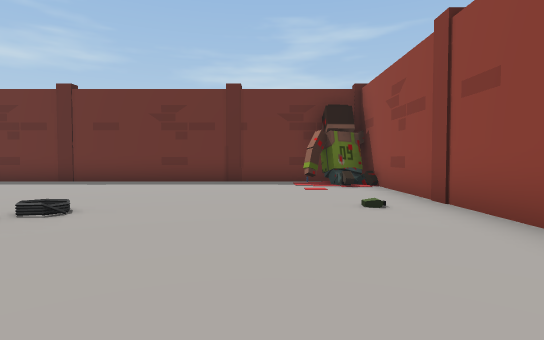
View 1 (above)

24 first-person views from a walk through a Unity game level. The camera is 1.3 m above the floor, tilts 2° down and sees 80° across. The floor is counted in squares, 2 m on a side. Each view is taken from the middle of a square. On the plan, view 1 faces up. The plan holds only what a view shows up to about 10 squares ahead; the rest is blank. The player character is not drawn.

View 2
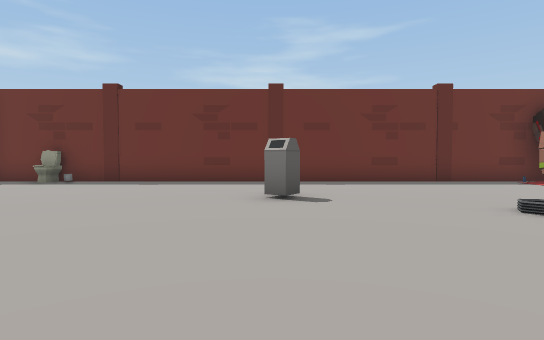

View 3
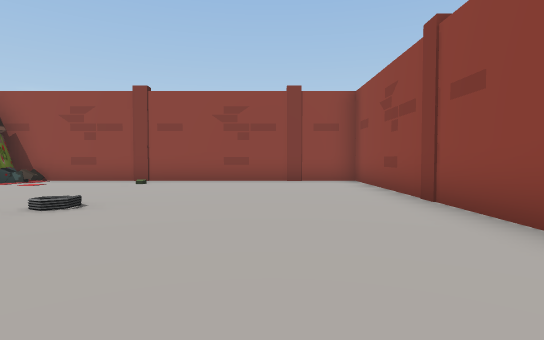

View 4
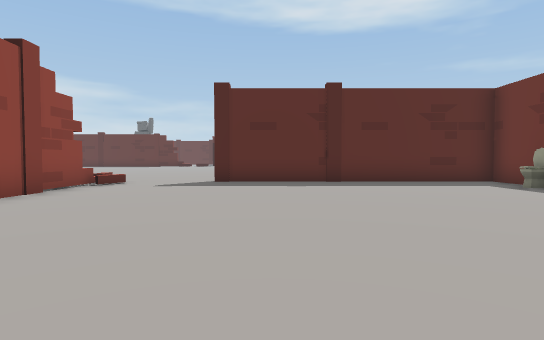

View 5
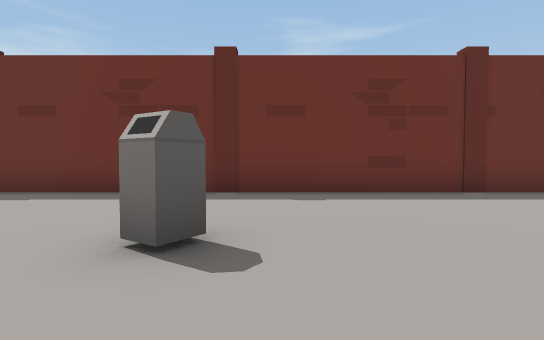

View 6
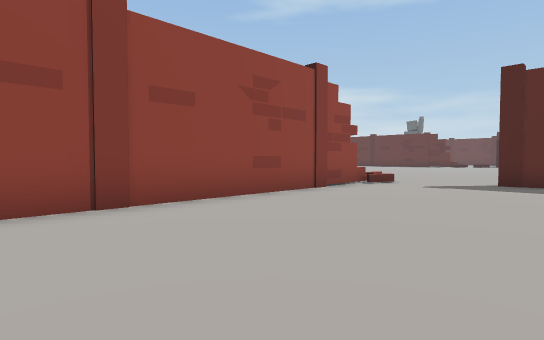

View 7
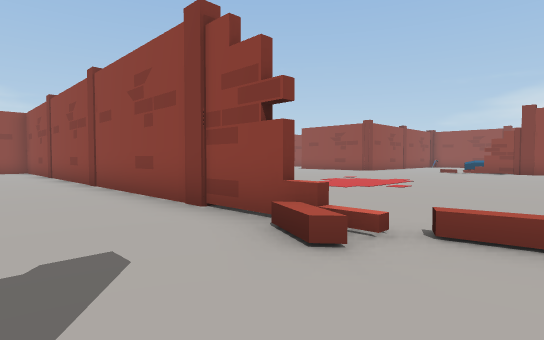

View 8
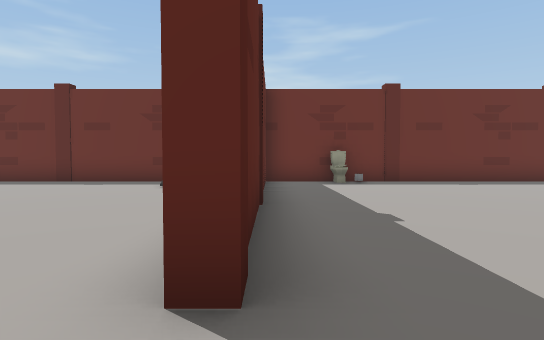

View 9
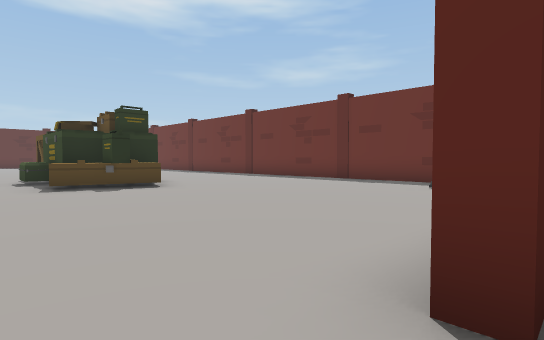

View 10
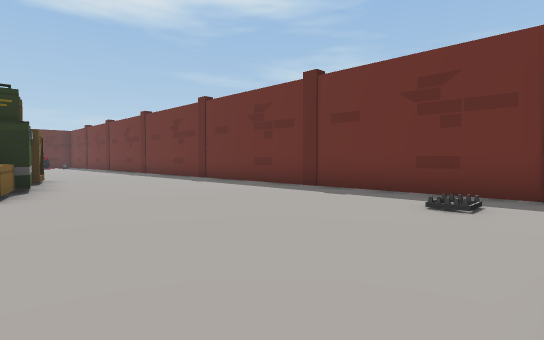

View 11
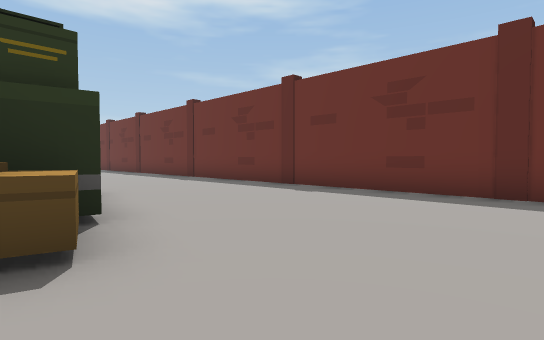

View 12
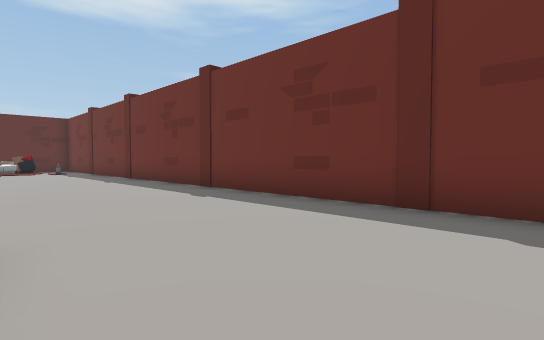

View 13
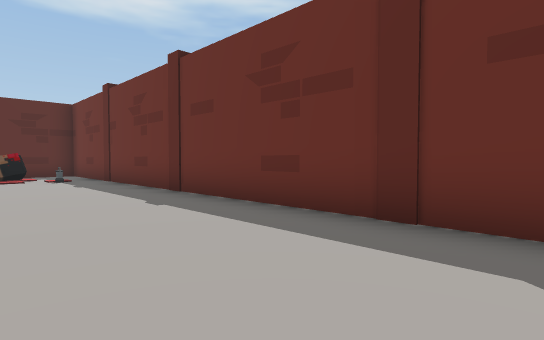

View 14
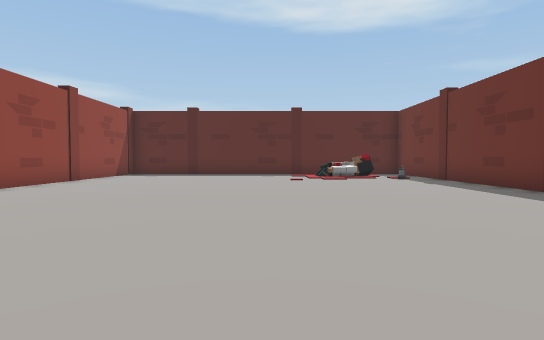

View 15
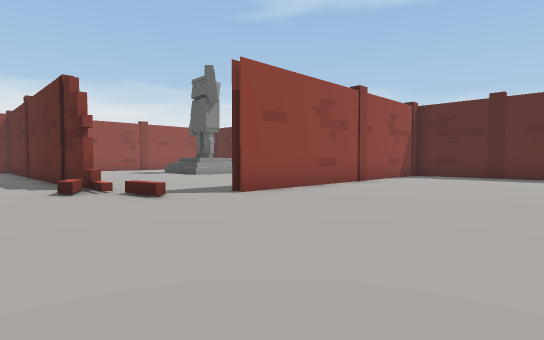

View 16
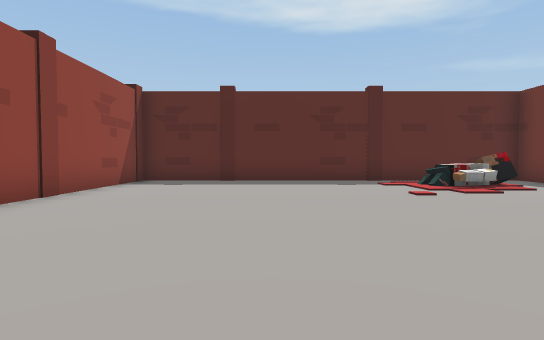

View 17
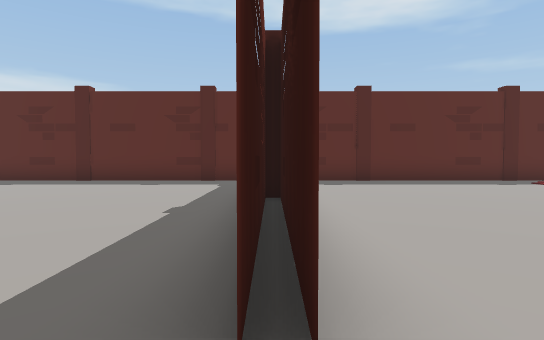

View 18
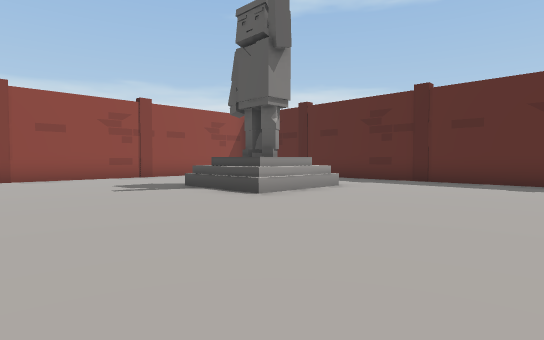

View 19
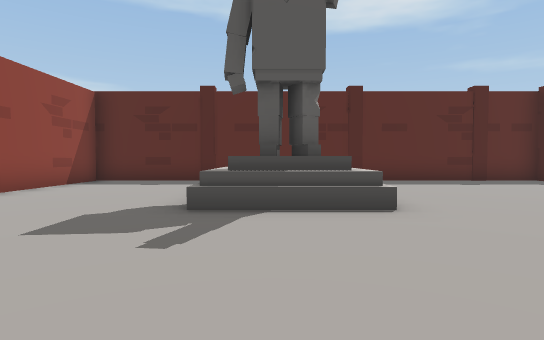

View 20
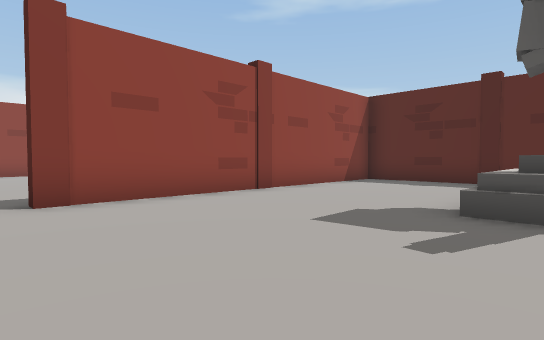

View 21
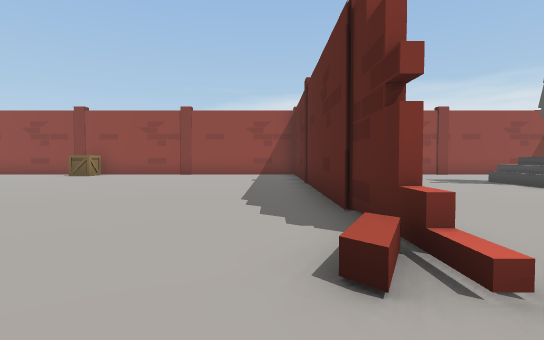

View 22
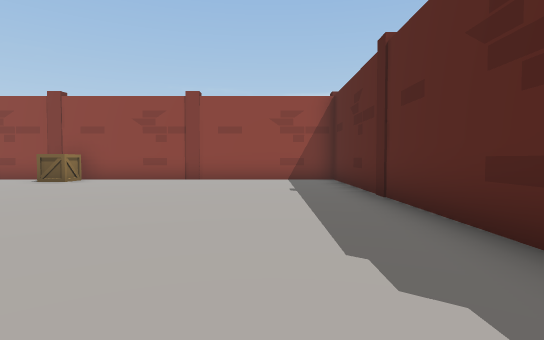

View 23
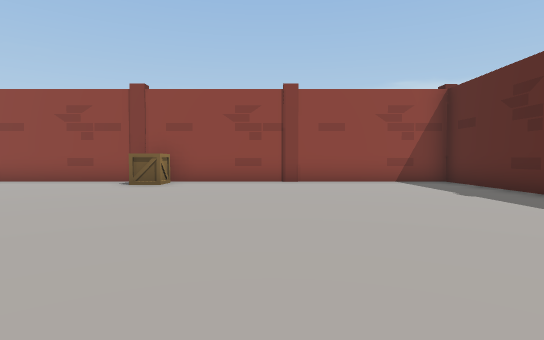

View 24
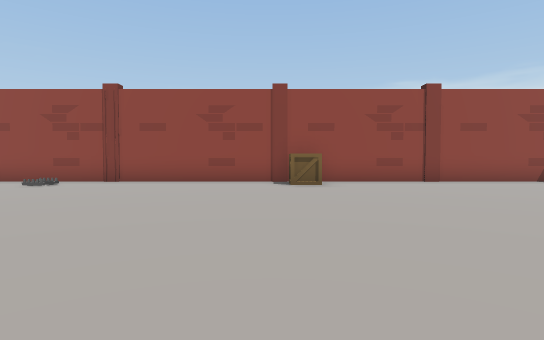

### Floor plan
Points are (right, up) in squares from view 1. A wall is a line through its corners. A room is listed if a view was taken in it or the views show most of it. See-through windows are left out.
Room 1 (views 1, 2, 3, 4, 5, 6)
walls: (1.2, 9.3) (-14.2, 9.3) (-14.2, 1.4); (-12.8, -1.5) (2.5, -1.5) (2.5, 8.5)
ways out: opening at (-14, 0) to room 2
objects: other object (-12, 9); other object (-6, 5); other object (1, 8) to (2, 9); other object (3, 9)
Room 2 (views 7, 8, 9, 10, 11, 12, 13, 14, 15, 16, 17, 21, 22, 23, 24)
walls: (-21.5, 3) (-21.5, 2.6) (-22.3, 2.6); (-23.7, 1.9) (-23.7, 1.4) (-24.5, 1.4); (-23, 2.9) (-23, 1.9) (-26, 1.9); (-22.3, 3.8) (-21.3, 3.6) (-21.8, 1.3); (-24.4, 4.4) (-22.5, 4.1) (-22.7, 3.2); (-30.9, -3.5) (-30.9, -15.2) (-14.2, -15.2); (-15.5, 9.3) (-38.9, 9.3); (-34.4, -2.1) (-32.9, -2.1); (-40.6, 9.3) (-41.6, 9.3) (-41.6, -1.8) (-33, -1.8)
low walls: (-30.9, -4.3) (-30.5, -3.4)
ways out: opening at (-14, 0) to room 1; opening at (-31.5, -2.5) to room 3
objects: other object (-40, 6) to (-39, 7); other object (-38, 8); other object (-23, -14)
Room 3 (views 18, 19, 20)
walls: (-37.1, -9.4) (-37.5, -9.7); (-38.2, -8.9) (-36.5, -8.9) (-36.5, -10.6); (-37.6, -9.9) (-37.1, -9.9); (-32.9, -1.9) (-34.9, -1.9); (-41.6, -2.1) (-41.6, -15.2) (-32.8, -15.2)
low walls: (-38.6, -8.6) (-36.1, -8.6) (-36.1, -11.1)
ways out: opening at (-31.5, -2.5) to room 2; opening at (-32, -15)

Where each view was taken, in squares from view 1:
view 1: 0 up, 0 right, facing up
view 2: 0 up, 6 left, facing up
view 3: 1 up, 7 left, facing right
view 4: 3 up, 5 left, facing left
view 5: 3 up, 5 left, facing up
view 6: 3 up, 5 left, facing down-left
view 7: 1 up, 15 left, facing down-right
view 8: 0 up, 14 left, facing up
view 9: 0 up, 14 left, facing up-left
view 10: 3 up, 15 left, facing up-left
view 11: 3 up, 19 left, facing up-left
view 12: 5 up, 23 left, facing up-left
view 13: 6 up, 28 left, facing up-left
view 14: 4 up, 28 left, facing left
view 15: 3 up, 29 left, facing down-left
view 16: 2 up, 32 left, facing left
view 17: 2 down, 32 left, facing left
view 18: 4 down, 32 left, facing down-left
view 19: 10 down, 32 left, facing left
view 20: 10 down, 32 left, facing down-left
view 21: 2 down, 30 left, facing down
view 22: 5 down, 29 left, facing down
view 23: 6 down, 26 left, facing down
view 24: 6 down, 22 left, facing down
